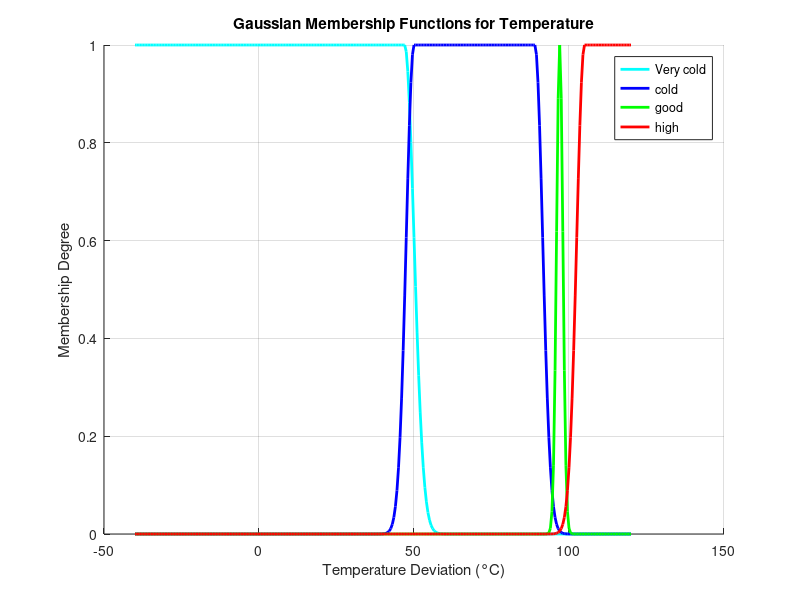

This figure's MATLAB source:
% script for testing the membership functions and what parts of temp range
% they cover
x = -40:0.5:120; %temp range
T_set = 97.00; % example ideal setpt temp
vColdLower = -40; % always the very lower bound of possible temps?
vColdUpper = T_set - 50; % 47 
coldLower = vColdUpper + 3; % 47
coldUpper = T_set - 8; % 87
optimalLower = T_set - 0.02;
optimalUpper = T_set + 0.02;
hotLower = T_set + 8;
hotUpper = 120; %always the upper bound of possible temps?


y_vCold = gauss2mf(x, [3, vColdLower, 3, vColdUpper]);
y_Cold = gauss2mf(x, [2.5, coldLower, 2.5, coldUpper]);
y_Optimal = gauss2mf(x, [1, optimalLower, 1, optimalUpper]);
y_Hot = gauss2mf(x, [2.5, hotLower, 2.5, hotUpper]);


figure;
hold on;
plot(x, y_vCold, 'c', 'LineWidth', 2);
plot(x, y_Cold, 'b', 'LineWidth', 2);
plot(x, y_Optimal, 'g', 'LineWidth', 2);
plot(x, y_Hot, 'r', 'LineWidth', 2);

legend("Very cold", "cold", "good", "high");
xlabel("Temperature Deviation (°C)");
ylabel("Membership Degree");
title("Gaussian Membership Functions for Temperature");
grid on;
